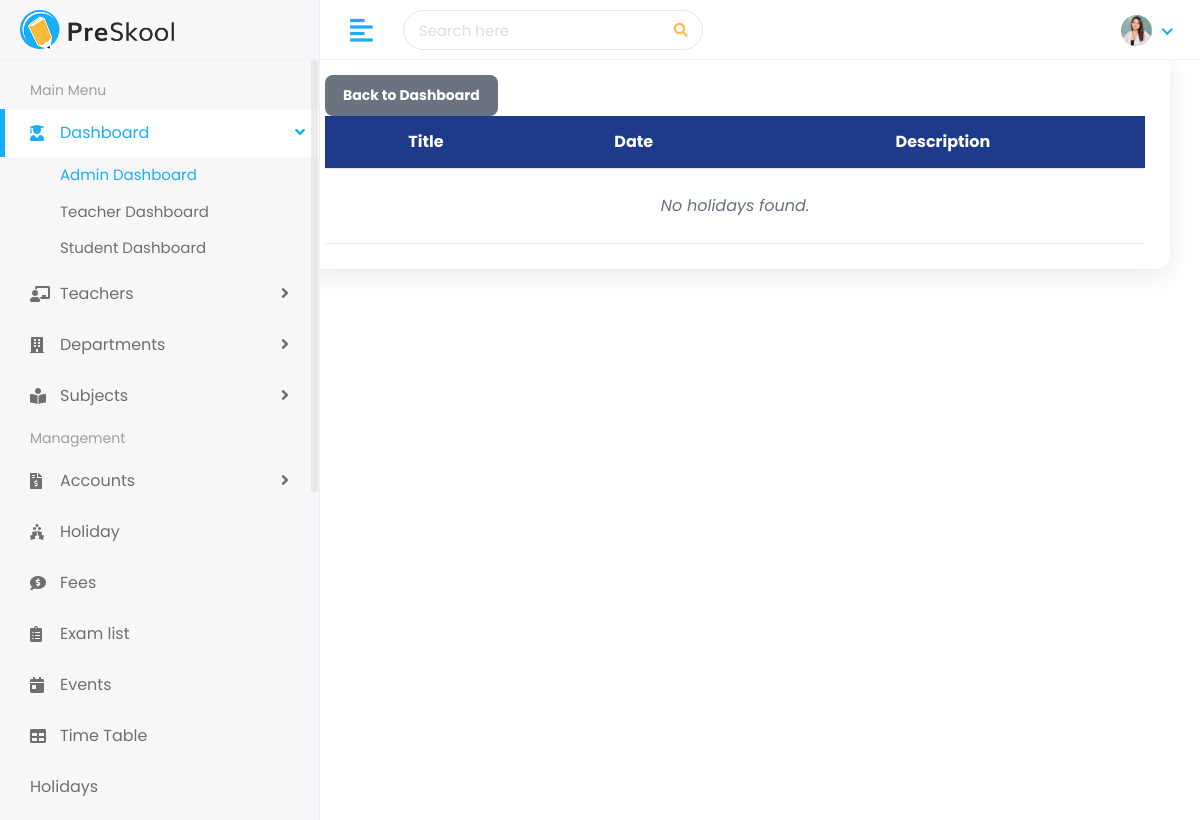
The app's page /student/holidays/, older data.
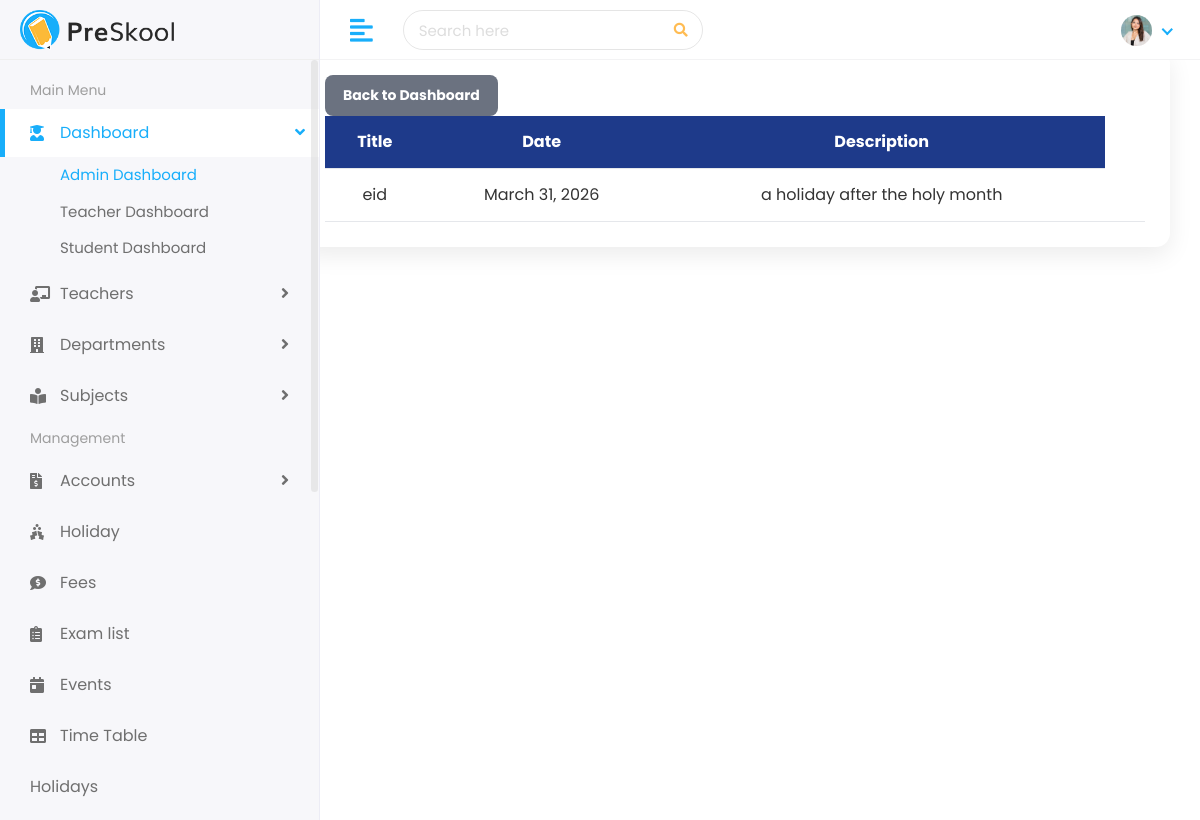
The same page, newer data.
### student/models.py (models this page shows, shortened)
class Holiday(models.Model):
    title = models.CharField(max_length=100)
    holiday_date = models.DateField()
    description = models.TextField(blank=True)

### student/views.py (the view)
# urls.py: path('holidays/', views.holiday_list, name='holiday_list'),
def holiday_list(request):
    holidays = Holiday.objects.all().order_by('holiday_date')
    return render(request, 'students/holidays.html', {'holidays': holidays})

### templates/students/holidays.html (shortened to what this page needs)
{% extends 'Home/base.html' %}
{% load static %}
{% block body %}
<div class="main-content-area" id="mainContentArea">
    <div class="container-box">
            <div class="top-actions">
                <a href="{% url 'dashboard' %}" class="btn btn-back">Back to Dashboard</a>
            </div>
        <div class="table-wrapper">
            <table>
                <thead>
                    <tr>
                        <th>Title</th>
                        <th>Date</th>
                        <th>Description</th>
                    </tr>
                </thead>
                <tbody>
                    {% for holiday in holidays %}
                    <tr>
                        <td>{{ holiday.title }}</td>
                        <td>{{ holiday.holiday_date }}</td>
                        <td>{{ holiday.description }}</td>
                        <td>
                        </td>
                    </tr>
                    {% empty %}
                    <tr class="empty-row">
                        <td colspan="4">No holidays found.</td>
                    </tr>
                    {% endfor %}
                </tbody>
            </table>
        </div>
    </div>
</div>
{% endblock %}

Row changes from the older to the newer data that the page shows:
added Holiday: title "eid", holiday_date "March 31, 2026", description "a holiday after the holy month"
Text that changed along with them:
text no longer shown: "No holidays found."
